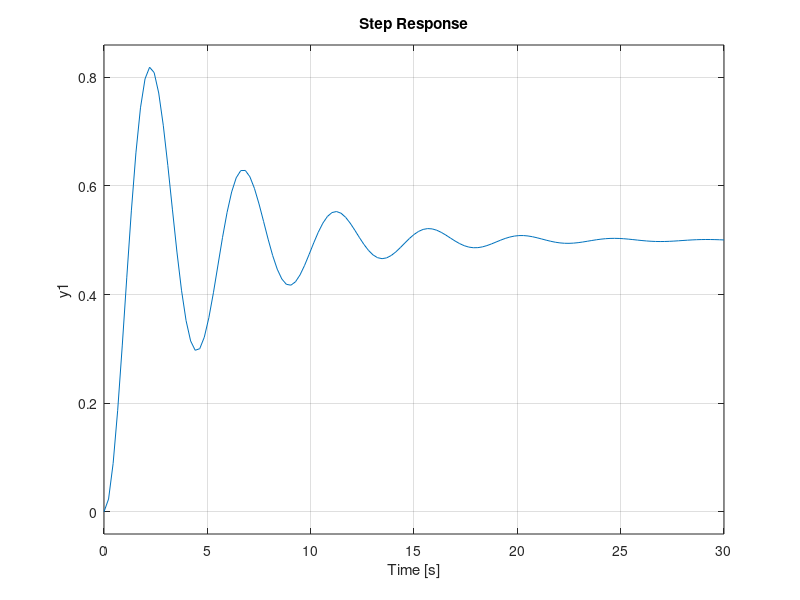
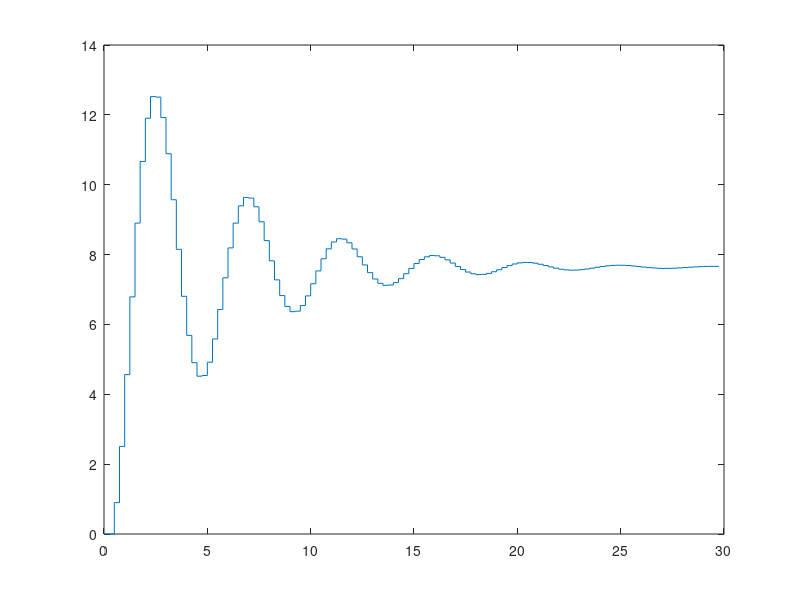

The MATLAB source for these figures, in order:
clear all, close all, clc

%% Representacion continua de la funcion

A = [1];
B = [1 0.4 2];

sys = tf(A,B);
figure
step(sys)


%% Representacion discreta con ZOH

T = 0.25;
k = 0:T:30-T;


u_k = ones(1,length(k));
y_k = zeros(1,length(k));

a2 = 1.7871;
a3 = 0.9048;
c1 = 0.4468;
c2 = 0.4524;


for i=3:length(k)

    y_k(i) = a2*y_k(i-1) - a3*y_k(i-2) + c1*u_k(i-1) + c2*u_k(i-2);

end


figure
stairs(k,y_k)



